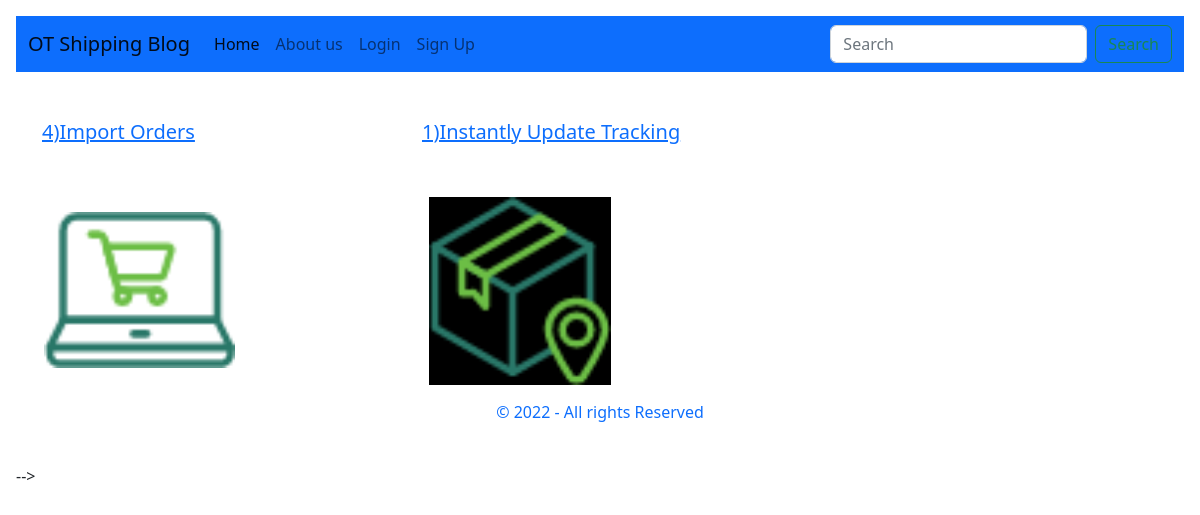
Page /tag/Violin/ on the committed database.
### main/models.py (models this page shows, shortened)
class BlogPost(models.Model):
    user = models.ForeignKey(User, on_delete=models.CASCADE, blank=False, null=False,
                            verbose_name='Author')
    title = models.CharField('Title', max_length=120, blank=False, null=False)
    slug = models.SlugField('Slug', editable=False, max_length=180, unique=True, default=timezone.now)
    content = models.TextField('Content', max_length=800, blank=False, null=False)
    banner = models.ImageField('Image', upload_to='images/', blank=True,
                                 null=True, default='images/default_image.png')
    tags = models.ManyToManyField(BlogTag, verbose_name='Tags')

### main/views.py (the view)
# urls.py: path('tag/<slug>/', PostsTagView.as_view(), name='tag'),
class PostsTagView(ListView):
    model = BlogPost
    template_name = 'posts.html'
    context_object_name = 'articles'
    def get_queryset(self, *args, **kwargs):
        query = BlogPost.objects.filter(tags__slug=self.kwargs['slug'])
        return query

### templates/posts.html (shortened to what this page needs)
{% extends 'base.html' %}
{% load static %}
{% block content %}
<div class="container mt-4">
    <div class="row">
        {% for post in articles %}
            {% if forloop.counter > 1%}
                <div class="col-4 mb-4">
                    <h2 class="h5 h-25 mt-4">
                        <a href="{% url 'article' post.slug %}">{{post.title}}</a>
                    </h2>
                    <img class="img-fluid" src="{{post.banner.url}}" alt="{{post.title}}">
                </div>
            {% endif %}
        {% endfor %}
    </div>
</div>
{% endblock %}

### rows in the picture
BlogPost: title "4)Import Orders", banner (picture)
BlogPost: title "1)Instantly Update Tracking", banner (picture)
